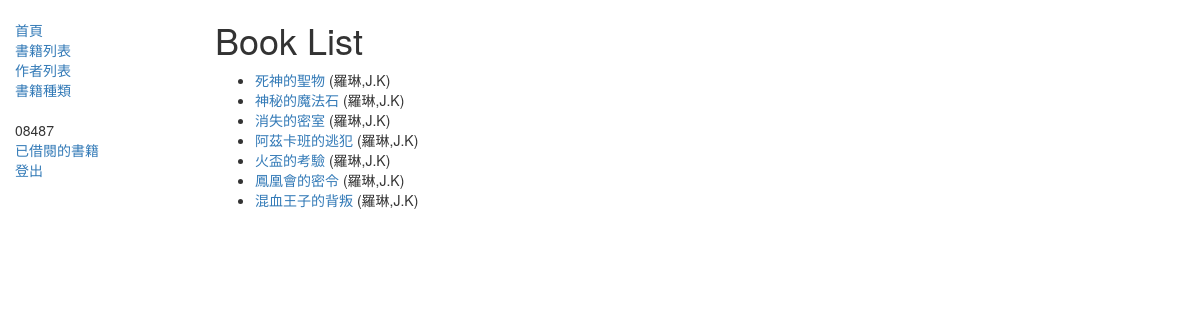
Page /catalog/books/ (signed in) on the committed database.
### catalog/models.py (models this page shows, shortened)
class Book(models.Model):
    title = models.CharField(max_length=200)
    author = models.ForeignKey('Author', on_delete=models.SET_NULL, null=True)
    summary = models.TextField(max_length=1000, help_text='Enter a brief description of the book')
    isbn = models.CharField('ISBN', max_length=13,
                            help_text='13 Character <a href="https://www.isbn-international.org/content/what-isbn'
                                      '">ISBN number</a>')
    genre = models.ManyToManyField(Genre, help_text='Select a genre for this book')
    def display_genre(self):
        '''Create a string for the Genre. This is required to display genre in Admin.'''
        return ', '.join(genre.name for genre in self.genre.all()[:3])
    display_genre.short_description = 'Genre'
    language = models.ForeignKey('Language', on_delete=models.SET_NULL, null=True)
    def get_absolute_url(self):
        return reverse('book-detail', args=[str(self.id)])

class Author(models.Model):
    first_name = models.CharField(max_length=100)
    last_name = models.CharField(max_length=100)
    data_of_birth = models.DateField(null=True, blank=True)
    data_of_death = models.DateField('Died', null=True, blank=True)
    class Meta:
        ordering = ['last_name', 'first_name']
    def __str__(self):
        return f'{self.last_name},{self.first_name}'

### catalog/views.py (the view)
# urls.py: path('books/', views.BookListView.as_view(), name='books'),
class BookListView(LoginRequiredMixin, generic.ListView):
    model = Book
    paginate_by = 10
    def get_queryset(self):
        return Book.objects.filter(title__icontains='')
    template_name = 'book_list.html'
    def get_context_data(self, *, object_list=None, **kwargs):
        context = super(BookListView, self).get_context_data(**kwargs)
        context['some_data'] = 'This is just some data'
        return context

### templates/book_list.html
{% extends "base_generic.html" %}
{% block content %}
    <h1>Book List</h1>
    {% if book_list %}
        <ul>
            {% for book in book_list %}
                <li>
                    <a href="{{ book.get_absolute_url }}">{{ book.title }}</a> ({{ book.author }})
                </li>
            {% endfor %}
        </ul>
    {% else %}
        <p>There are no books in the library.</p>
    {% endif %}
{% endblock %}

### templates/base_generic.html (shortened to what this page needs)
<!DOCTYPE html>
<html lang="en">
<head>
    <link rel="stylesheet" href="https://maxcdn.bootstrapcdn.com/bootstrap/3.3.7/css/bootstrap.min.css">
    {% load static %}
    <link rel="stylesheet" href="{% static 'css/styles.css' %}">
</head>
<body>
<div class="container-fluid">
    <div class="row">
        <div class="col-sm-2">
            {% block sidebar %}
            <ul class="sidebar-nav">
                <li><a href="{% url 'index' %}">首頁</a></li>
                <li><a href="{% url 'books' %}">書籍列表</a></li>
                <li><a href="{% url 'authors' %}">作者列表</a></li>
                <li><a href="">書籍種類</a></li>
                <br/>
                {% if user.is_authenticated %}
                <li>{{ user.get_username }}</li>
                <li><a href="{% url 'my-borrowed' %}">已借閱的書籍</a></li>
                <li><a href="{% url 'logout' %}?next={{ request.path }}">登出</a></li>
                {% endif %}
            </ul>
            {% endblock %}
        </div>
        <div class="col-sm-10">
            {% block content %}{% endblock %}
        </div>
    </div>
</div>
</body>
</html>

### catalog/static/css/styles.css (style rules this page uses)
.sidebar-nav { margin-top: 20px; padding: 0; list-style: none; }

### rows in the picture
Book: title "死神的聖物", author "羅琳,J.K"
Book: title "神秘的魔法石", author "羅琳,J.K"
Book: title "消失的密室", author "羅琳,J.K"
Book: title "阿茲卡班的逃犯", author "羅琳,J.K"
Book: title "火盃的考驗", author "羅琳,J.K"
Book: title "鳳凰會的密令", author "羅琳,J.K"
Book: title "混血王子的背叛", author "羅琳,J.K"

### other values in the picture
{{ user.get_username }} "08487"
